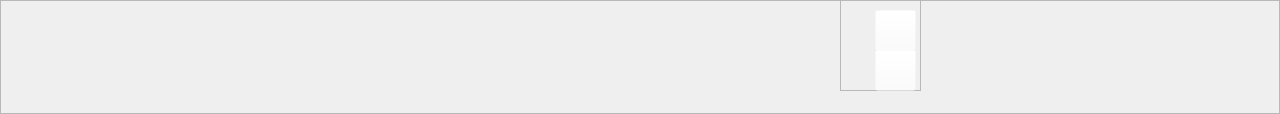
    <widget class="QFrame" name="footerline">
     <property name="geometry">
      <rect>
       <x>0</x>
       <y>610</y>
       <width>1280</width>
       <height>114</height>
      </rect>
     </property>
     <property name="styleSheet">
      <string notr="true">
background-color: none;
image: url(:/res/assets/img/bottom_line.png);</string>
     </property>
     <property name="frameShape">
      <enum>QFrame::StyledPanel</enum>
     </property>
     <property name="frameShadow">
      <enum>QFrame::Raised</enum>
     </property>
     <widget class="QFrame" name="take_a_shot">
      <property name="geometry">
       <rect>
        <x>840</x>
        <y>0</y>
        <width>81</width>
        <height>91</height>
       </rect>
      </property>
      <property name="styleSheet">
       <string notr="true">QFrame {
image: none;
}

QPushButton:pressed {
padding-top: 4px;
padding-right: 2px;
padding-left: 2px;
}</string>
      </property>
      <property name="frameShape">
       <enum>QFrame::StyledPanel</enum>
      </property>
      <property name="frameShadow">
       <enum>QFrame::Raised</enum>
      </property>
      <widget class="QPushButton" name="snap_btn">
       <property name="geometry">
        <rect>
         <x>35</x>
         <y>10</y>
         <width>41</width>
         <height>41</height>
        </rect>
       </property>
       <property name="styleSheet">
        <string notr="true">QPushButton {
	background-color: rgba(255, 255, 255, 0);
	image: url(:/res/assets/img/photo_ico.svg);
}</string>
       </property>
       <property name="text">
        <string/>
       </property>
      </widget>
      <widget class="QPushButton" name="gif_btn">
       <property name="geometry">
        <rect>
         <x>35</x>
         <y>50</y>
         <width>41</width>
         <height>41</height>
        </rect>
       </property>
       <property name="styleSheet">
        <string notr="true">QPushButton {
	color: red;
	font-size: 21px;
	font-weight: bold;
	background-color: rgba(255, 255, 255, 0);
	image: url(:/res/assets/img/gif_ico.svg);
}</string>
       </property>
       <property name="text">
        <string/>
       </property>
      </widget>
     </widget>
    </widget>
